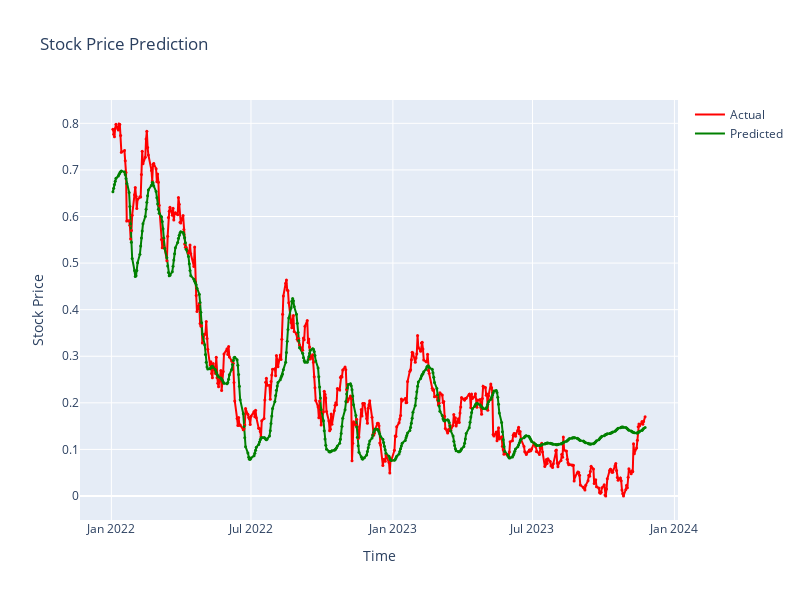

Notebook source saved alongside this figure:
### Markdown cell above
## Visualization the results

### Code cell
import plotly.graph_objs as go

# Create a trace for actual values
trace_actual = go.Scatter(x=df_test['date'], y=y_test, mode='lines', name='Actual', line=dict(color='red'))

# Create a trace for predicted values
trace_pred = go.Scatter(x=df_test['date'], y=y_pred.flatten(), mode='lines', name='Predicted', line=dict(color='green'))

# Create a trace for markers with reduced size
trace_markers1 = go.Scatter(
    x=df_test['date'],
    y=y_test.flatten(),
    mode='markers',
    name='',
    showlegend=False,
    marker=dict(color='red', size=3),  # Adjust the size here
)

trace_markers2 = go.Scatter(
    x=df_test['date'],
    y=y_pred.flatten(),
    mode='markers',
    name='',
    showlegend=False,
    marker=dict(color='green', size=3),  # Adjust the size here
)

# Create the Plotly figure
fig = go.Figure(data=[trace_actual, trace_pred, trace_markers1, trace_markers2])

# Customize the layout
fig.update_layout(
    title='Stock Price Prediction',
    xaxis_title='Time',
    yaxis_title='Stock Price',
     width=800,
    height=600
)

# Show the Plotly figure
fig.show()

### Figure 1 — Plotly figure (JSON) as saved in the notebook; plotly's stock layout.template omitted (floating-point values rounded to 4 significant figures; data arrays with more than 128 entries replaced by an {"elided": "..."} marker saying what was removed)
{"data": [{"line": {"color": "red"}, "mode": "lines", "name": "Actual", "type": "scatter", "x": {"elided": "477 str values"}, "y": {"elided": "477 float values"}}, {"line": {"color": "green"}, "mode": "lines", "name": "Predicted", "type": "scatter", "x": {"elided": "477 str values"}, "y": {"elided": "477 float values"}}, {"marker": {"color": "red", "size": 3}, "mode": "markers", "name": "", "showlegend": false, "type": "scatter", "x": {"elided": "477 str values"}, "y": {"elided": "477 float values"}}, {"marker": {"color": "green", "size": 3}, "mode": "markers", "name": "", "showlegend": false, "type": "scatter", "x": {"elided": "477 str values"}, "y": {"elided": "477 float values"}}], "layout": {"height": 600, "title": {"text": "Stock Price Prediction"}, "width": 800, "xaxis": {"title": {"text": "Time"}}, "yaxis": {"title": {"text": "Stock Price"}}}}
